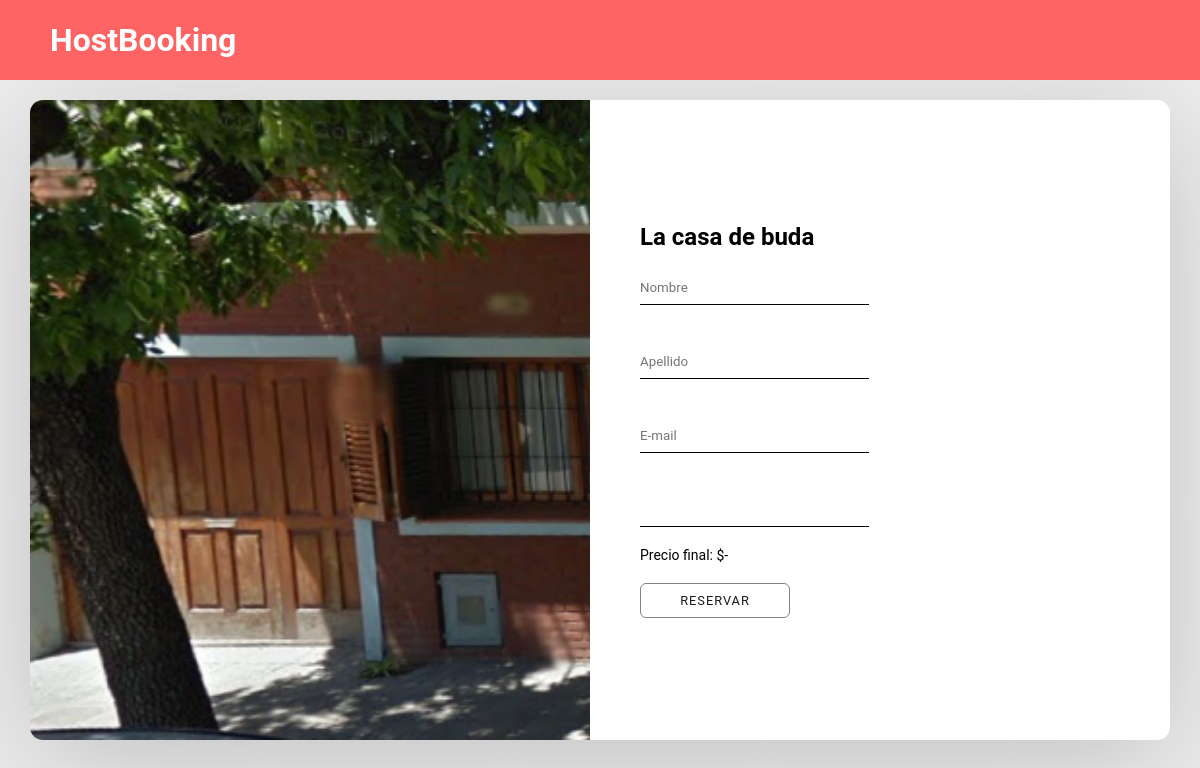
Screenshot of /property_page/?id_property=2 with the database file from the repository.
### hostapp/models.py (models this page shows, shortened)
class Property(models.Model):
    user = models.ForeignKey(User, on_delete=models.CASCADE, editable=False, null=True)
    city = models.ForeignKey(City, on_delete=models.CASCADE)
    price_per_day = models.DecimalField(max_digits=10, decimal_places=2, validators=[MinValueValidator(1)])
    title = models.CharField(max_length=40, verbose_name="Titulo de la Ficha")
    description = models.CharField(max_length=500, verbose_name="Descripcion de la Ficha")
    max_persons = models.PositiveIntegerField(verbose_name="Maximo personas", default=1)
    bedrooms = models.PositiveIntegerField(validators=[MinValueValidator(1)], verbose_name="Dormitorios", default=1)
    beds = models.PositiveIntegerField(validators=[MinValueValidator(1)], verbose_name="Camas", default=1)
    bathrooms = models.PositiveIntegerField(validators=[MinValueValidator(1)], verbose_name="Baños", default=1)
    image = models.ImageField(null=True)
    SERVICE_CHOICES = (
        ('Se admiten mascotas', 'Admiten mascotas'),
        ('Lugar de estacionamiento privado', 'Estacionamiento privado'),
        ('Lugar de estacionamiento gratuito techado', 'Estacionamiento gratuito techado'),
        ('Lugar de estacionamiento gratuito a la calle', 'Estacionamiento gratuito a la calle'),
        ('Internet', 'Internet'),
        ('Apto para familias y niños', 'Familias y niños'),
        ('Televisor', 'Televisor'),
        ('Elementos basicos para la playa', 'Elementos de playa'),
        ('Lavarropas', 'Lavarropas'),
        ('Servicios básicos de higiene', 'Servicios básicos de higiene'),
        ('Agua caliente', 'Agua caliente'),
        ('Aire acondicionado', 'Aire acondicionado'),
        ('Calefacción', 'Calefacción'),
        ('Elementos de cocina basicos', 'Cocina basica'),
        ('Microondas', 'Microondas'),
        ('Desayuno incluido', 'Desayuno incluido'),
        ('Patio trasero', 'Patio trasero'),
        ('Patio delantero', 'Patio delantero'),
        ('Balcón', 'Balcón'),
        ('Parrilla', 'Parrilla'),
        ('Frente a la playa', 'Frente a la playa'),
        ('A pocas cuadras de la playa', 'Cercano a la playa'),
        ('Botiquin', 'Botiquin'),
        ('Alarma', 'Alarma'),
        ('Detector de humo', 'Detector de humo'),
        ('Detector de monoxido de carbono', 'Detector monoxido de carbono'),
        ('Barrio privado', 'Barrio privado')
    )
    services = MultiSelectField(choices=SERVICE_CHOICES, min_choices=1, default="No tiene servicios")
    CATEGORY_CHOICES = (
        ('Bungaló', 'Bungaló'),
        ('Cabaña', 'Cabaña'),
        ('Casa Comunal', 'Casa Comunal'),
        ('Casa de Huéspedes', 'Casa de Huéspedes'),
        ('Casa Entera', 'Casa Entera'),
        ('Chalé', 'Chalé'),
        ('Departamento', 'Departamento'),
        ('Duplex', 'Duplex'),
        ('Loft', 'Loft'),
        ('Mansión', 'Mansión'),
        ('Villa Residencial', 'Villa Residencial'),
    )
    category = models.CharField(max_length=100, choices=CATEGORY_CHOICES)

### hostapp/views.py (the view)
# urls.py: path('property_page/', views.property_page),
def property_page(request):
    if request.GET["id_property"]:
        id_property = request.GET["id_property"]
        property_aux = Property.objects.get(id=id_property)
        return render(request, template_name="property_page.html", context={'property_aux': property_aux})

### hostapp/templates/property_page.html (shortened to what this page needs)
<!DOCTYPE html>
<html lang="en">
<head>
  {% load static %}
    <link rel="stylesheet" href="{% static 'css/style-single-page.css' %}">
    <link rel="stylesheet" type="text/css" href="https://cdn.jsdelivr.net/npm/daterangepicker/daterangepicker.css" />
</head>
<body>
    <header>
        <h1>HostBooking</h1>
    </header>
    <div class="container">
        <div class="img-container">
            <img src="{{ property_aux.image.url }}" alt="">
        </div>
        <div class="info-to-send">
            <h2>{{ property_aux.title }}</h2>
            <form action="">
                <input type="text" placeholder="Nombre">
                <input type="text" placeholder="Apellido">
                <input type="email" placeholder="E-mail">
                <input type="text" name="daterange" id="date-range" onchange="chargeValues()" value="" />
                <p>Precio final: $<span id="final-price">-</span></p>
                <button>RESERVAR</button>
            </form>
        </div>
    </div>
</body>
</html>

### hostapp/static/css/style-single-page.css (style rules this page uses)
*,*::before,*::after { margin: 0; padding: 0; box-sizing: border-box; font-family: 'Roboto', sans-serif; }
body { background-color: #eee; padding-top: 100px; }
header { position: fixed; height: 80px; display: flex; top: 0; justify-content: space-between; width: 100vw; padding: 0 50px; line-height: 80px; background: #ff6464; color: white; z-index: 1000; }
.container { margin: auto; width: 95vw; height: 80vh; background-color: #fff; display: flex; box-shadow: 0 1.4rem 8rem rgba(0,0,0,.2); border-radius: .8rem; align-items: center; }
.container .img-container { min-width: 35rem; max-width: 35rem; contain: content; height: 100%; }
.container img { height: 100%; object-fit: cover; object-position: left; display: block; border-radius: .8rem; }
.container .info-to-send { margin-left: 50px; }
.container .info-to-send form { display: flex; flex-direction: column; }
.container .info-to-send form input { margin-top: 20px; margin-bottom: 20px; height: 34px; border: none; border-bottom: 1px solid black; width: 120%; outline: none; }
.container .info-to-send form p { font-size: 14px; }
.container .info-to-send form button { display: inline-block; margin-top: 20px; letter-spacing: 1px; text-transform: uppercase; font-size: .8rem; color: rgb(27, 27, 27); background: transparent; border-radius: 6px; border: 1px solid rgba(0, 0, 0, 0.486); transition: 0.5s ease-out; height: 35px; cursor: pointer; width: 150px; }

### rows the page displays
Property: image (picture), title "La casa de buda"
